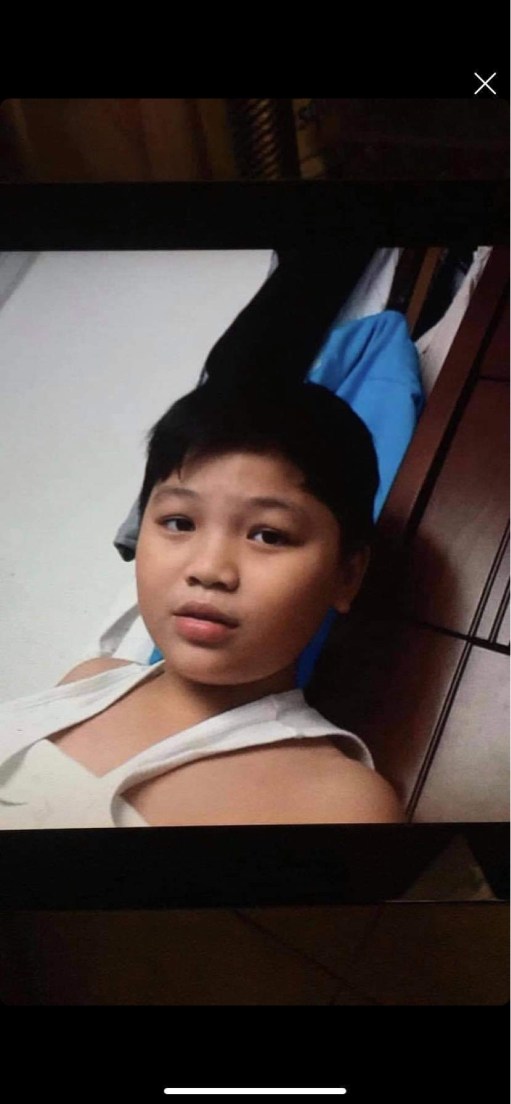
#> input picture imgs/khang.jpeg, 1021 x 2208 px (shown at 1/2 size)
$ python chapter06.py
#> lines starting #> are read from the running program, lines starting #| are printed output that depends on the picture
# JOINING IMAGE
import cv2
import numpy as np

img1 = cv2.resize(cv2.imread('imgs/khang.jpeg'), (200, 200))
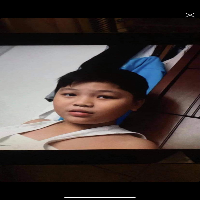
#> img1: shape (200, 200, 3); mean B, G, R 56.2, 58.6, 67.8
img2 = cv2.resize(cv2.imread('imgs/drinking.jpeg'), (200, 200))
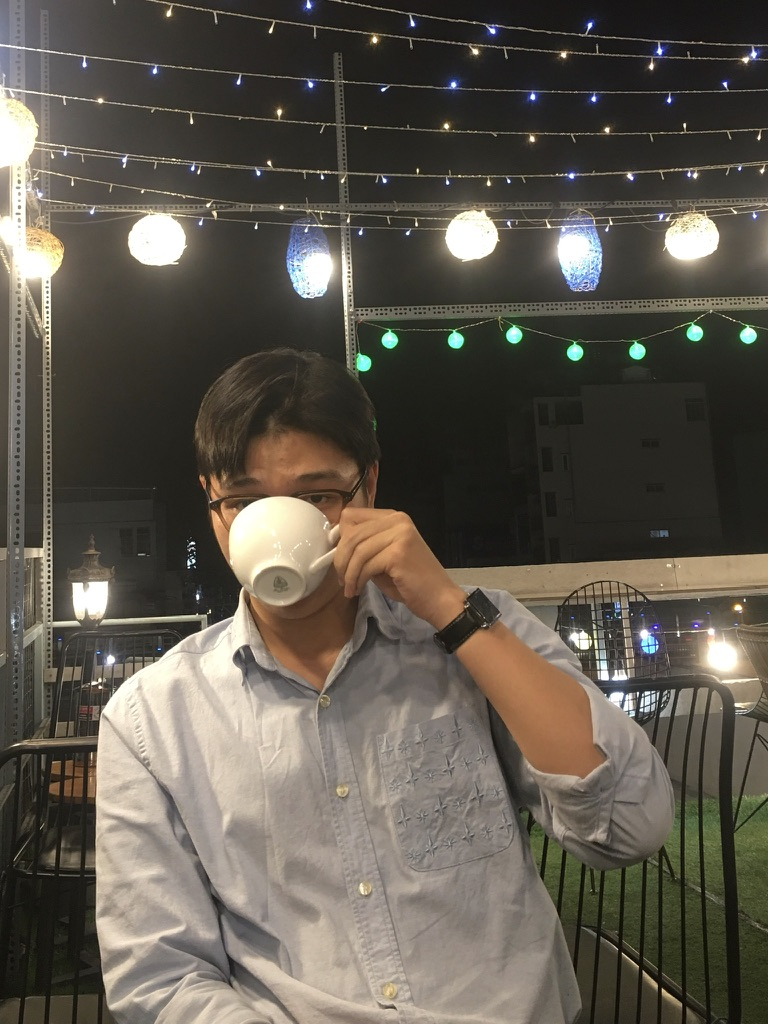
#> input picture imgs/drinking.jpeg, 768 x 1024 px
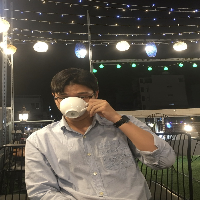
#> img2: shape (200, 200, 3); mean B, G, R 78.7, 88.6, 94.6

#imgHor = np.hstack([img1, img2])
#imgVer = np.vstack([img1, img2])
#mix = np.vstack([imgHor, imgHor])

imgGray = cv2.cvtColor(img1, cv2.COLOR_BGR2GRAY)
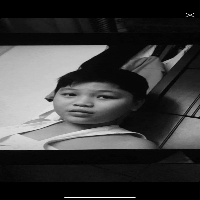
#> imgGray: shape (200, 200); min 0, max 255, mean 61.1
imgGray = np.expand_dims(imgGray, axis=2)
imgGray = np.insert(imgGray, imgGray.shape[2], 0 , axis=2)
imgGray = np.insert(imgGray, imgGray.shape[2], 0 , axis=2)
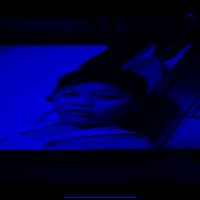
#> imgGray: shape (200, 200, 3); mean of channels 0, 1, 2 61.1, 0, 0; drawn as B, G, R
mix = np.hstack([imgGray, img2])
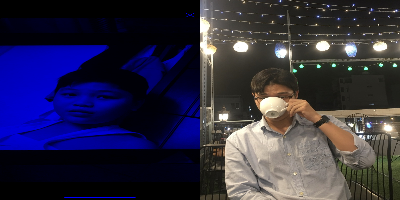
#> mix: shape (200, 400, 3); mean of channels 0, 1, 2 69.9, 44.3, 47.3; drawn as B, G, R


#cv2.imshow("Horizontal", imgHor)
#cv2.imshow("Vertical", imgVer)
cv2.imshow("Mix", mix)
cv2.waitKey(5000)
